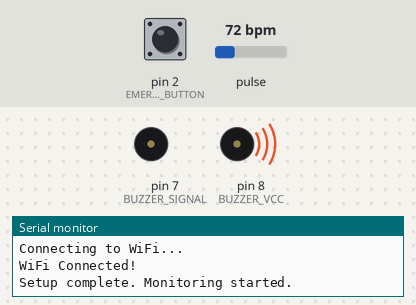
Bench run of a sketch on a simulated Arduino Nano, built for the host (arithmetic inside an expression is 32-bit, double 64-bit). Parts: buzzer (waves = sounding, pin HIGH), the last lines printed to the serial monitor. The test bench sets the inputs (shaded band); at power-on: pin 2 (EMERGENCY_BUTTON) HIGH, pulse 72 bpm. The modem accepts every AT command (registered, SIM ready, sends succeed) and sends nothing else.

Above: at 4.2 s.
4.3 s: pin 2 (EMERGENCY_BUTTON) pulled LOW for 3.2 s
At 6.26 s:
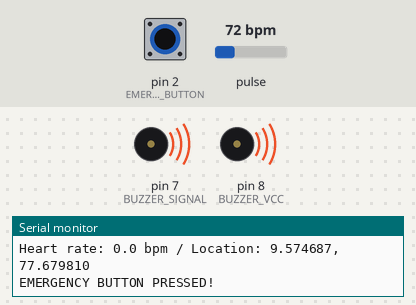
Timing chart, 0 to 8.7 s (numbered marks = the images above; inputs shaded):
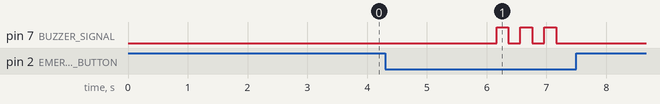

The sketch:

main.ino
```cpp
#include <Arduino.h>
#include <TinyGPS++.h>
#include <SoftwareSerial.h>
#include <PulseSensorPlayground.h>     // Includes the PulseSensorPlayground Library

// WiFi credentials
const char* ssid = "Madani";
const char* password = "123456789";
const char* serverIP = "35.244.13.36";
const int serverPort = 8085;

// Pin definitions for Arduino Nano
#define BUZZER_VCC 8
#define BUZZER_SIGNAL 7
#define GPS_RX 4
#define GPS_TX 3
#define ESP_RX 5  // Connect to ESP TX
#define ESP_TX 6  // Connect to ESP RX
#define PULSE_SENSOR A0  // Analog pin for pulse sensor
#define EMERGENCY_BUTTON 2  // Digital pin for emergency button

// Constants for pulse sensor
const int THRESHOLD = 550;  // Adjust this value based on your sensor readings

// Button debounce variables
bool lastButtonState = HIGH;  // Assuming pull-up resistor (button open = HIGH)
unsigned long lastDebounceTime = 0;
unsigned long debounceDelay = 50;  // Debounce time in milliseconds
bool emergencyTriggered = false;
unsigned long emergencyCooldown = 5000;  // 30 seconds cooldown between alerts
unsigned long lastEmergencyTime = 0;

// Objects
TinyGPSPlus gps;
SoftwareSerial serialAlt(ESP_TX, ESP_RX); // We'll switch between GPS and ESP
PulseSensorPlayground pulseSensor;  // Creates a PulseSensorPlayground object

// Variables
float latitude = 9.574687;
float longitude = 77.679812;
unsigned long lastReadTime = 0;
const long readInterval = 1000;
bool wifiConnected = false;
float heartRate = 0;

void switchToGPS() {
    serialAlt.end();
    serialAlt = SoftwareSerial(GPS_TX, GPS_RX);
    serialAlt.begin(9600);
}

void switchToESP() {
    serialAlt.end();
    serialAlt = SoftwareSerial(ESP_TX, ESP_RX);
    serialAlt.begin(115200);
}

void clearSerialAlt() {
    while (serialAlt.available()) {
        serialAlt.read();
    }
}

void setupESP8266() {
    Serial.println("Initializing ESP8266...");
    switchToESP();

    // Reset ESP8266
    serialAlt.println("AT+RST");
    delay(2000);
    clearSerialAlt();

    // Set ESP8266 mode to station
    serialAlt.println("AT+CWMODE=1");
    delay(1000);
    clearSerialAlt();

    // Connect to WiFi
    String connectCmd = "AT+CWJAP=\"";
    connectCmd += ssid;
    connectCmd += "\",\"";
    connectCmd += password;
    connectCmd += "\"";

    Serial.println("Connecting to WiFi...");
    serialAlt.println(connectCmd);

    // Wait for connection
    int timeout = 20; // 20 seconds timeout
    while (timeout > 0) {
        if (serialAlt.find("OK")) {
            wifiConnected = true;
            Serial.println("WiFi Connected!");
            return;
        }
        delay(1000);
        timeout--;
    }

    Serial.println("Failed to connect to WiFi");
    wifiConnected = false;
}

void sendDataToServer() {
    if (!wifiConnected) return;

    switchToESP();

    String cmd = "AT+CIPSTART=\"TCP\",\"";
    cmd += serverIP;
    cmd += "\",";
    cmd += serverPort;
    serialAlt.println(cmd);
    delay(1000);

    if (serialAlt.find("ERROR")) {
        Serial.println("TCP Connection Error");
        return;
    }

    // Prepare HTTP GET request
    String url = "GET /update?HR=";
    url += String(heartRate, 1);
    url += "&lat=";
    url += String(latitude, 6);
    url += "&lon=";
    url += String(longitude, 6);

    // Add emergency flag if triggered
    if (emergencyTriggered) {
        url += "&emergency=true";
        emergencyTriggered = false;
    }

    url += " HTTP/1.1\r\nHost: ";
    url += serverIP;
    url += "\r\n\r\n";

    // Send data length
    cmd = "AT+CIPSEND=";
    cmd += url.length();
    serialAlt.println(cmd);
    delay(100);

    // Send data
    serialAlt.print(url);
    delay(1000);

    clearSerialAlt();
}

void checkEmergencyButton() {
    // Read current button state
    int reading = digitalRead(EMERGENCY_BUTTON);

    // Check if the button state has changed
    if (reading != lastButtonState) {
        lastDebounceTime = millis();
    }

    // If the button state has been stable for longer than the debounce delay
    if ((millis() - lastDebounceTime) > debounceDelay) {
        // If the button is pressed (LOW with pull-up resistor)
        if (reading == LOW && !emergencyTriggered) {
            // Check cooldown period
            if (millis() - lastEmergencyTime > emergencyCooldown) {
                Serial.println("EMERGENCY BUTTON PRESSED!");

                // Provide feedback with buzzer
                for (int i = 0; i < 3; i++) {
                    digitalWrite(BUZZER_SIGNAL, HIGH);
                    delay(200);
                    digitalWrite(BUZZER_SIGNAL, LOW);
                    delay(200);
                }

                emergencyTriggered = true;
                lastEmergencyTime = millis();

                // Send emergency alert immediately
                sendDataToServer();
            } else {
                Serial.println("Emergency button in cooldown period");
            }
        }
    }

    lastButtonState = reading;
}

void setup() {
    // Initialize serial communications
    Serial.begin(57600);
    Serial.println("\nStarting setup...");

    // Initialize pins
    pinMode(BUZZER_VCC, OUTPUT);
    pinMode(BUZZER_SIGNAL, OUTPUT);
    digitalWrite(BUZZER_VCC, HIGH);
    pinMode(PULSE_SENSOR, INPUT);
    pinMode(EMERGENCY_BUTTON, INPUT_PULLUP);

    // Configure and initialize the PulseSensor object
    pulseSensor.analogInput(PULSE_SENSOR);
    pulseSensor.setThreshold(THRESHOLD);
    if (pulseSensor.begin()) {
        Serial.println("PulseSensor object created!");
    } else {
        Serial.println("Failed to create PulseSensor object!");
        // Handle error, perhaps loop forever or reset
        while(1);
    }

    // Setup ESP8266 first
    setupESP8266();

    // Then switch to GPS mode
    switchToGPS();

    Serial.println("Setup complete. Monitoring started.");
}

void loop() {
    // Update heart rate using the library
    heartRate = pulseSensor.getBeatsPerMinute();
    if (heartRate > 230) heartRate -= 160;
    else if (heartRate <230) heartRate = 0;
    // Check emergency button
    checkEmergencyButton();

    if (millis() - lastReadTime > readInterval) {
        // Get GPS data
        switchToGPS();
        while (serialAlt.available()) {
            if (gps.encode(serialAlt.read())) {
                if (gps.location.isValid()) {
                    latitude = gps.location.lat();
                    longitude = gps.location.lng();
                }
            }
        }

        // Send data to server if not already sent by emergency
        if (!emergencyTriggered) {
            sendDataToServer();
        }

        // Switch back to GPS
        switchToGPS();

        // Print data for debugging
        Serial.print("Heart rate: ");
        Serial.print(heartRate, 1);
        Serial.print(" bpm / Location: ");
        Serial.print(latitude, 6);
        Serial.print(", ");
        Serial.println(longitude, 6);

        lastReadTime = millis();
    }
}
```

Measured:
- after the input at 4.3 s, pin 7 (BUZZER_SIGNAL): alternates HIGH for 0.20 s and LOW for 0.20 s, 6 changes in all, then stays LOW, starting after 1.9 s
